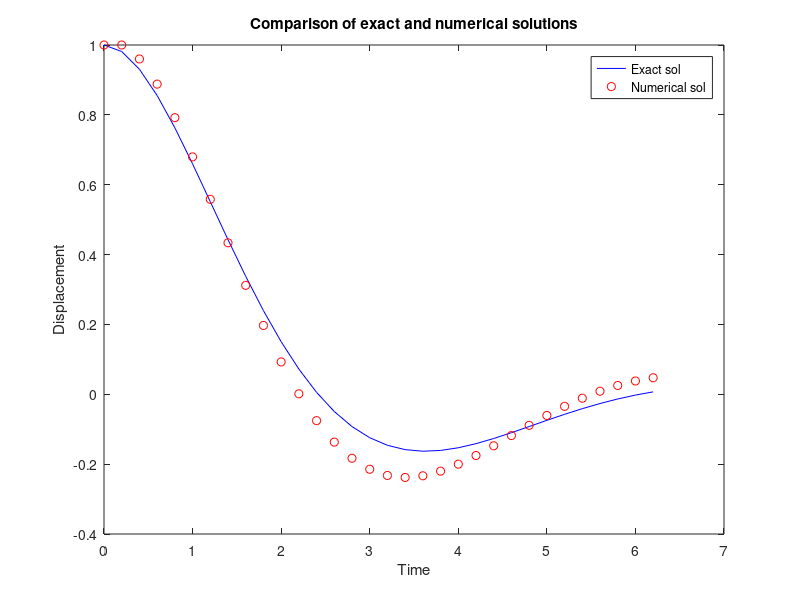

MATLAB code for this plot:
clear all
t_f = 2*pi;
dt = 0.2;
t = 0:dt:t_f;
N = floor(t_f/dt);
y1 = zeros(1,N);
y2 = zeros(1,N);
k = 2;
switch k
    case 1
        m = 1; k = 1; b = 0;
        y_ex = cos(t) + sin(t);
        
        y1(1) = 1; y2(1) = 1;
        for k = 1:N
            y1(i+1) = y1(i) + dt*(y2(i));
            y2(i+1) = y2(i) + dt* (-k/m*y1(i) - b/m*y2(i));
        end
        
        figure(1)
        plot(t,y_ex, 'b', t, y1, 'ro')
        xlabel('Time')
        ylabel('Displacement')
        title('Comparison of exact and numerical solutions')
        legend('Exact sol', 'Numerical sol')
        
    case 2
        m = 1; k = 1; b = 1;
        c1 = 1; c2 = sqrt(3)/3; beta = sqrt(3)/2;
        y_ex = exp(-0.5*t).*(c1*cos(beta*t) + c2*sin(beta*t));
        
        y1(1) = 1; y2(1) = 0;
        for i = 1:N
            y1(i+1) = y1(i) + dt*(y2(i));
            y2(i+1) = y2(i) + dt*(-k/m*y1(i) - b/m*y2(i));
        end
        
        figure(2)
        plot(t, y_ex, 'b', t, y1, 'ro')
        xlabel('Time')
        ylabel('Displacement')
        title('Comparison of exact and numerical solutions')
        legend('Exact sol', 'Numerical sol')
end
        